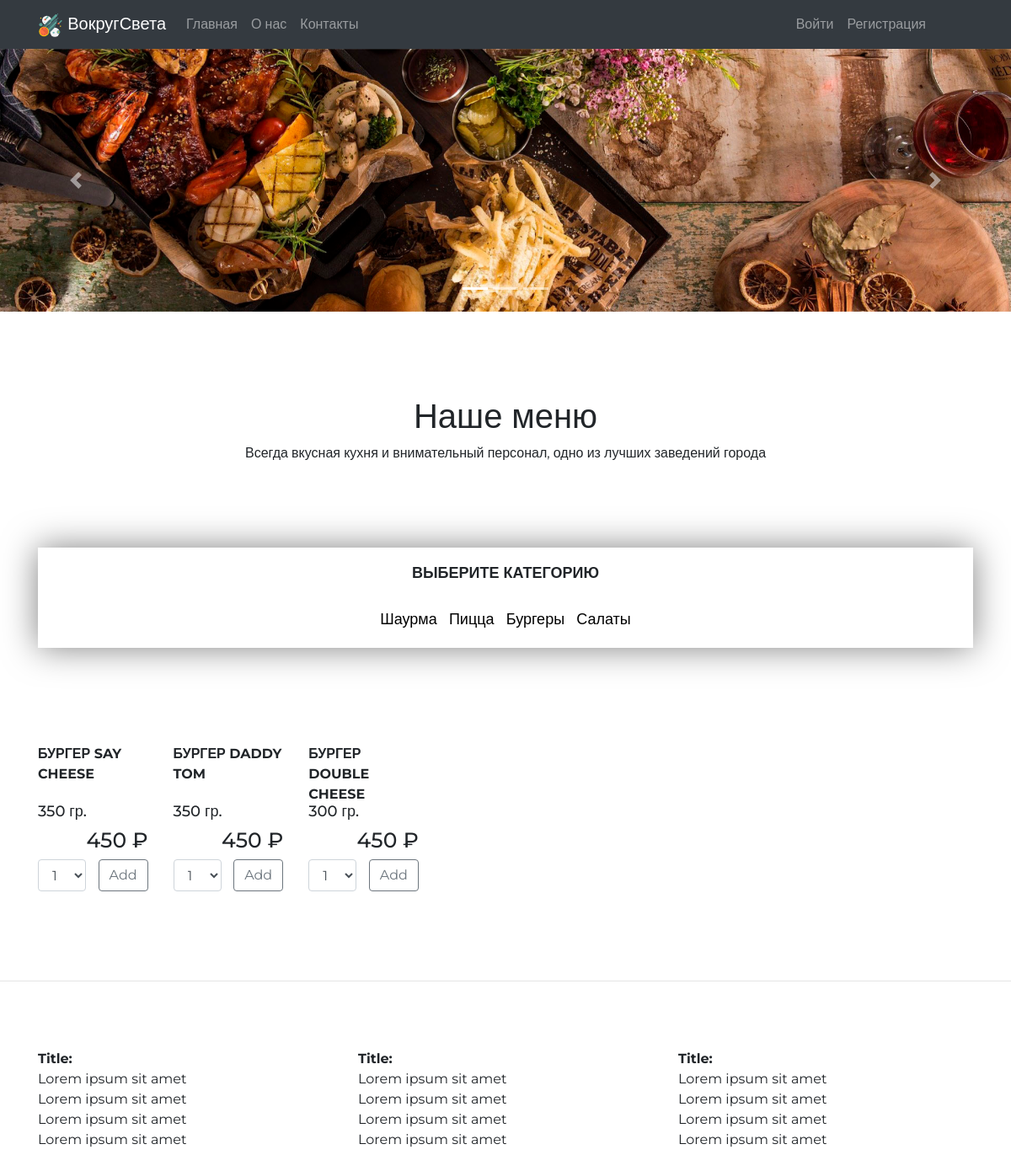
/Бургеры/, run on the app's committed database.
### shop/models.py (models this page shows, shortened)
class Category(models.Model):
    name = models.TextField()

class Product(models.Model):
    name = models.TextField()
    description = models.TextField()
    weight = models.IntegerField()
    price = models.IntegerField()
    category = models.ForeignKey("Category", on_delete=models.CASCADE)
    image = models.ImageField(upload_to='products_pics')

### shop/views.py (the view, shortened to what this page needs)
# urls.py: path('<str:category>/', views.get_products , name="products-page"),
def get_products(request, category):
    print(request.method)
    categories = Category.objects.all()
    products = Product.objects.filter(category__name=category)
    context = {
        'categories' : categories,
        'products' : products,
        'category' : category
    }
    return render(request, template_name='shop/main.html', context=context)

### shop/templates/shop/main.html (shortened to what this page needs)
{% extends 'shop/base.html' %}
{% load static %}
{% block content %}
	<section class="carousel">
		<div id="carouselExampleIndicators" class="carousel slide" data-ride="carousel">
			<ol class="carousel-indicators">
			  <li data-target="#carouselExampleIndicators" data-slide-to="0" class="active"></li>
			  <li data-target="#carouselExampleIndicators" data-slide-to="1"></li>
			  <li data-target="#carouselExampleIndicators" data-slide-to="2"></li>
			</ol>
			<div class="carousel-inner">
			  <div class="carousel-item active">
				<img class="d-block w-100" src="{% static 'shop/images/carousel_image1.jpg' %}" alt="First slide">
			  </div>
			</div>
			<a class="carousel-control-prev" href="#carouselExampleIndicators" role="button" data-slide="prev">
			  <span class="carousel-control-prev-icon" aria-hidden="true"></span>
			</a>
			<a class="carousel-control-next" href="#carouselExampleIndicators" role="button" data-slide="next">
			  <span class="carousel-control-next-icon" aria-hidden="true"></span>
			</a>
		  </div>
	</section>
	<section class="delivery">
		<div class="container delivery">
			<div class="text-center headline">
				<h1>Наше меню</h1>
				<p class="subtitle">Всегда вкусная кухня и внимательный персонал, одно из лучших заведений города				</p>
			</div>
			<div class="row">
				<div class="col-xs-12 col-sm-12">
					<div class="categories">
						<h4>ВЫБЕРИТЕ КАТЕГОРИЮ</h4>
						<div class="categories_list">
						{% for category in categories %}
							<a href="{% url 'products-page' category.name %}">{{ category.name }}</a>
						{% endfor %}
						</div>
					</div>
				</div>
			</div>
			<div class="row">
				<div class="products">
				{% for product in products %}
					<div class="col-xs-12 col-sm-4 col-md-3">
						<div class="product">
							<div class="product-photo">
							</div>
							<div class="name">
								<strong>{{ product.name }}</strong>
							</div>
							<div class="price_weight">
								<div class="row">
									<div class="col-xs-6">
										<h4>{{ product.weight }} гр.</h4>
									</div>
									<div class="col-xs-6 text-right">
										<h3>{{ product.price }} ₽</h3>
									</div>
								</div>
							</div>
							<form method="POST" action="{% url 'products-page' category %}">
								<div class="row">
										<div class="col-xs-3">
											<select name="number" class="form-control" id="">
												<option value="1">1</option>
											</select>
										</div>
										<div class="col-xs-8 text-right">
											<button type="submit" class="btn btn-outline-secondary">Add</button>
										</div>
								</div>
							</form>
						</div>
					</div>
				{% endfor %}
				</div>
			</div>
			</div>
	</section>
{% endblock content %}

### shop/static/shop/style.css (style rules this page uses)
body { font-family: 'Montserrat', sans-serif; margin: 0; padding: 0; }
.categories { box-shadow: 0 0 40px rgb(0,0,0,0.5); padding: 20px; text-align: center; margin-bottom: 30px; }
.categories a { color: black; font-size: 18px; }
.categories h4 { font-size: 18px; font-weight: bold; }
.categories_list { margin-top: 30px; }
.categories_list a { margin-left: 5px; margin-right: 5px; }
.headline { margin-top: 100px; margin-bottom: 100px; }
.product { margin-bottom: 40px; }
.product .name { margin-top: 10px; height: 60px; }
.product .name strong { padding-left: 0px; }
.product .price_weight .row { margin-top: 10px; margin-left: 0; margin-right: 0; }
.product .price_weight .row .col-xs-6 h4 { font-size: 18px; }
.product .price_weight .row .col-xs-6 h3 { font-size: 25px; }
.product form .row { margin-left: 0; margin-right: 0; }
.products { margin-bottom: 50px; margin-top: 50px; }
.text-right { margin-left: auto; }
.name, .weight, .cost, .btn-outline-danger { margin-top: 10px; }
.col-xs-12 { width: 100%; }
.col-xs-1, .col-xs-2, .col-xs-3, .col-xs-4, .col-xs-5, .col-xs-6, .col-xs-7, .col-xs-8, .col-xs-9, .col-xs-10, .col-xs-11, .col-xs-12 { float: left; }

### data on the page
Category: name "Шаурма"
Category: name "Пицца"
Category: name "Бургеры"
Category: name "Салаты"
Product: name "БУРГЕР SAY CHEESE", weight "350", price "450"
Product: name "БУРГЕР DADDY TOM", weight "350", price "450"
Product: name "БУРГЕР DOUBLE CHEESE", weight "300", price "450"
